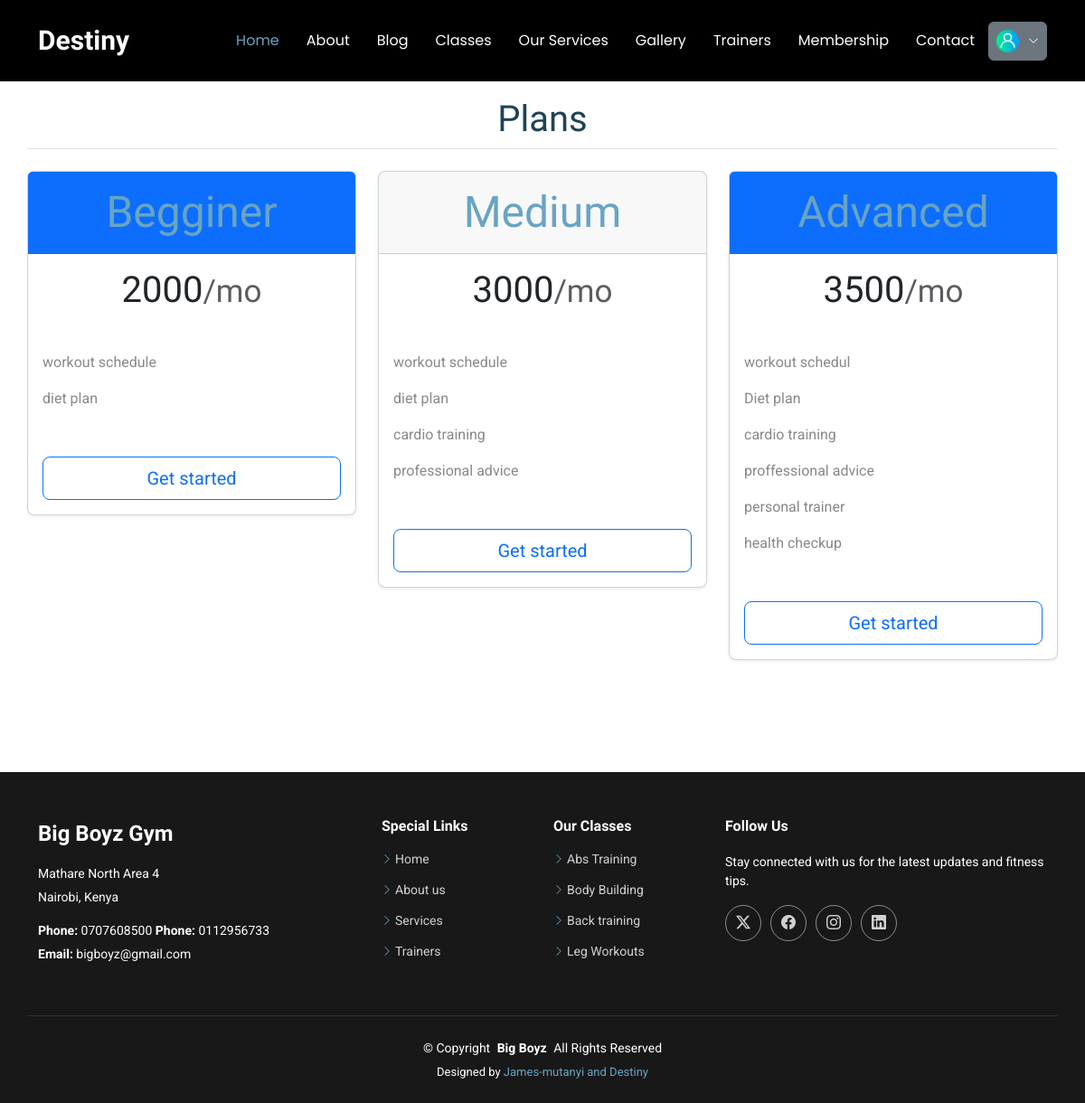
The app's page /subplan, older data.
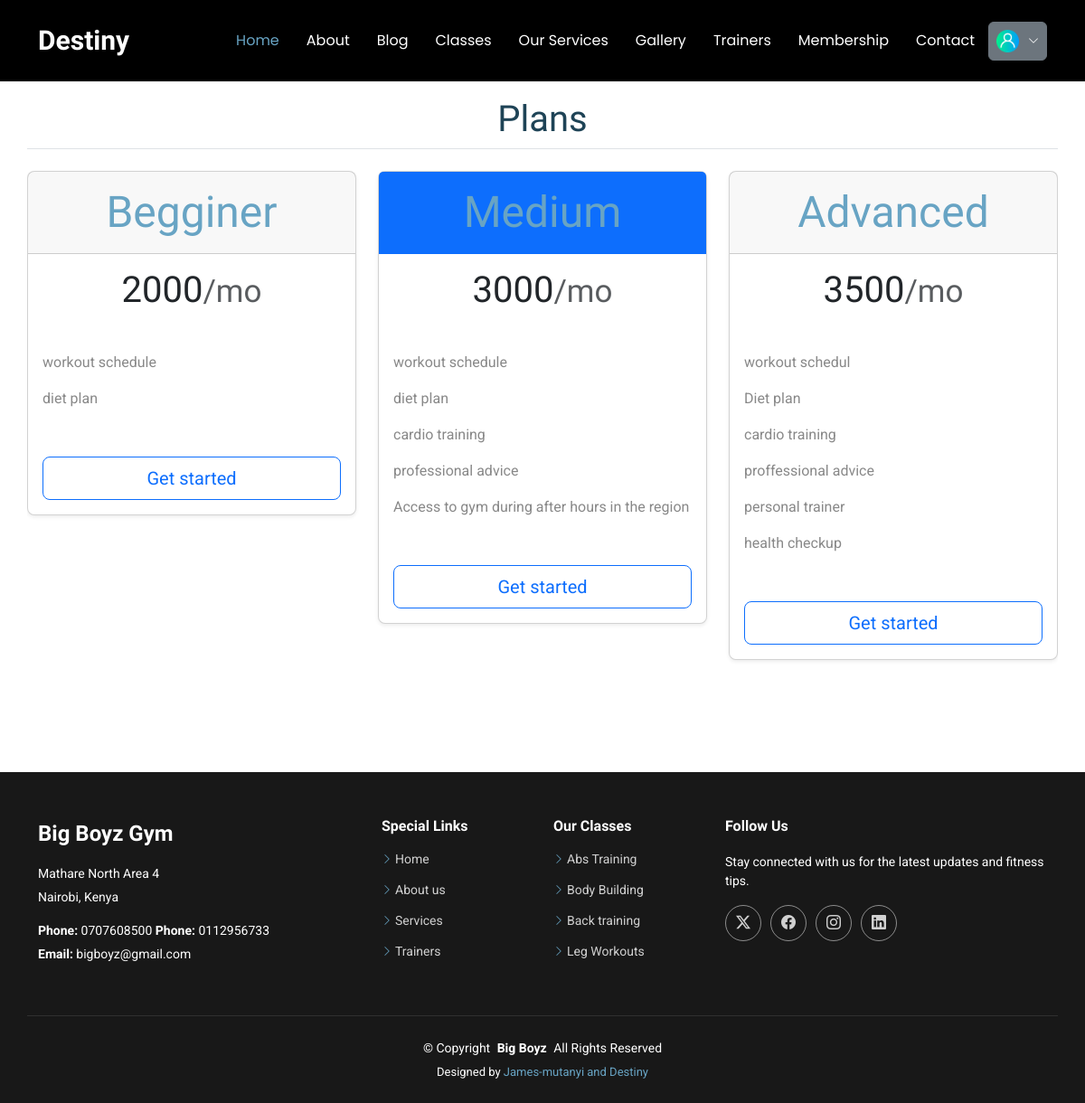
The same page, newer data.
### appone/models.py (models this page shows, shortened)
class SubscriptionPlan(models.Model):
    price =models.IntegerField()
    title =models.CharField(max_length=200)
    highlited=models.BooleanField(default=True, null=True)

class SubPlan(models.Model):
    title =models.CharField(max_length=200)
    subscriptionplan =models.ForeignKey(SubscriptionPlan, on_delete=models.CASCADE)

### appone/views.py (the view)
# urls.py: path('subplan',views.pricing, name="pricing"),
def pricing(request):
    price= SubscriptionPlan.objects.all()
    context={"price":price}
    return render(request, 'plans.html', context )

### templates/plans.html (shortened to what this page needs)
{% extends "base.html" %}
{% block content %}
<section class="container my-4 pricing section">
    <h1 class="text-center mb-4 section-heading border-bottom pb-2">Plans</h1>
  <main>
    <div class="row row-cols-1 row-cols-md-3 mb-3 text-center">
        {% for p in price %}
      <div class="col">
        <div class="card mb-4 rounded-3 shadow-sm">
            {% if p.highlited %}
          <div class="card-header py-3 text-white bg-primary border-primary">
            {%else%}
            <div class="card-header py-3">
            {% endif %}
            <h4 class="my-0 fw-normal">{{p.title}}</h4>
          </div>
          <div class="card-body">
            <h1 class="card-title pricing-card-title">{{p.price}}<small class="text-muted fw-light">/mo</small></h1>
            <ul class="list-unstyled mt-3 mb-4">
                {% for x in p.subplan_set.all  %}
                <li>{{x.title}}</li>
                {% endfor %}
            </ul>
            <a href="checkout.php" class="w-100 btn btn-lg btn-outline-primary">Get started</a>
          </div>
        </div>
      </div>
      {% endfor %}
    </div>
  </main>
</section>
{%endblock%}

Row changes from the older to the newer data that the page shows:
changed SubscriptionPlan "Begginer": highlited True → False (drawn)
changed SubscriptionPlan "Medium": highlited False → True (drawn)
added SubPlan: title "Access to gym during after hours in the region", shown under SubscriptionPlan "Medium"
changed SubscriptionPlan "Advanced": highlited True → False (drawn)
